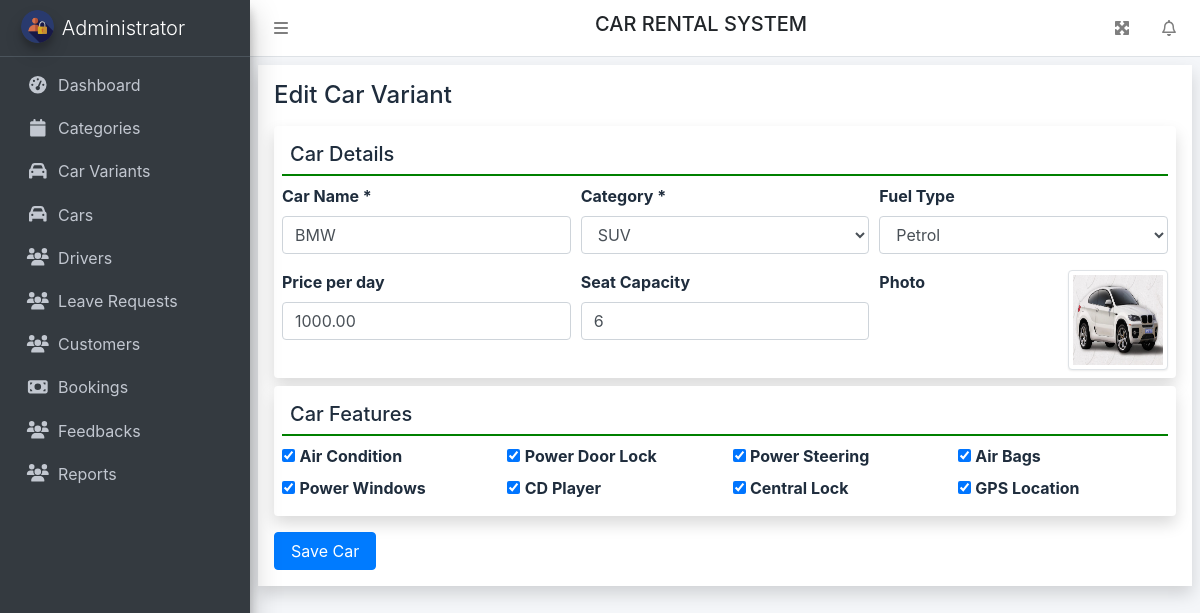
Page /editcar.php?vid=1 on the committed database.
### tables this page shows
CREATE TABLE `variants` (
  `cid` int NOT NULL,
  `title` varchar(30) NOT NULL,
  `price` decimal(12,2) NOT NULL,
  `fueltype` varchar(20) NOT NULL,
  `capacity` int NOT NULL,
  `ac` tinyint(1) NOT NULL,
  `powerdoorlock` tinyint(1) NOT NULL,
  `powersteering` tinyint(1) NOT NULL,
  `airbag` tinyint(1) NOT NULL,
  `powerwindows` tinyint(1) NOT NULL,
  `cdplayer` tinyint(1) NOT NULL,
  `centrallock` tinyint(1) NOT NULL,
  `gps` tinyint(1) NOT NULL,
  `photo` varchar(100) NOT NULL,
  `createdon` datetime NOT NULL DEFAULT CURRENT_TIMESTAMP,
  `category_id` int NOT NULL
);

CREATE TABLE `categories` (
  `id` int NOT NULL,
  `catname` varchar(30) DEFAULT NULL,
  `description` varchar(2000) DEFAULT NULL,
  `photo` varchar(100) NOT NULL
);

### dbfun.php (called while the page is built, shortened)
<?php
function connect() {
    $link = mysqli_connect(HOST, USER, PASSWORD, DBNAME) or die("Error " . mysqli_connect_error());
    return $link;
}
function allrecords($table) {
    $link = connect();
    $result = mysqli_query($link, "SELECT * FROM $table") or die("Error " . mysqli_error($link));
    $rows = [];
    while ($row = mysqli_fetch_assoc($result)) {
        $rows[] = $row;
    }
    return $rows;
}
function single($table, $condition) {
    $link = connect();
    $result = mysqli_query($link, "SELECT * FROM $table WHERE $condition limit 1")
            or die("Error " . mysqli_error($link));
    $row = mysqli_fetch_assoc($result);
    return $row;
}

### editcar.php (the view, shortened to what this page needs)
<?php include_once 'aheader.php';
$vid=$_GET["vid"];
$v=single("variants","cid='$vid'");
extract($v);
?>
<h4 class="p-2">Edit Car Variant</h4>
<form method="POST" action="updatevariant.php">
    <div class="card p-2 m-2 shadow">
        <h5 class="p-2" style="border-bottom: 2px solid green;">Car Details</h5>
        <div class="form-row">
            <div class="col-sm-4">
                <div class="form-group">
                    <label>Car Name *</label>
                    <input type="text" name="title" value="<?= $title ?>" required class="form-control">
                </div>
            </div>
            <div class="col-sm-4">
                <div class="form-group">
                    <label>Category *</label>
                    <select name="cid" required class="form-control">
                        <?php foreach(allrecords("categories") as $c)
                        { ?>
                        <option <?= $c["id"]==$category_id ?"selected":""?> value="<?= $c["id"] ?>"><?= $c["catname"] ?></option>
                        <?php }?>
                    </select>
                </div>
            </div>
            <div class="col-sm-4">
                <div class="form-group">
                    <label>Fuel Type</label>
                    <select name="fueltype" required class="form-control">
                        <option <?= $fueltype=="Petrol" ?"selected":""?>>Petrol</option>
                    </select>
                </div>
            </div>
            <div class="col-sm-4">
                <div class="form-group">
                    <label>Price per day</label>
                    <input type="text" name="price" value="<?= $price ?>" class="form-control">
                </div>
            </div>
            <div class="col-sm-4">
                <div class="form-group">
                    <label>Seat Capacity</label>
                    <input type="text" name="capacity" value="<?= $capacity ?>" class="form-control">
                </div>
            </div>
            <div class="col-sm-4">
                <div class="form-group">
                    <label>Photo</label>
                    <img src="<?= $photo ?>" id="pic" class="img-thumbnail float-right" style="height:100px;width:100px;">
                </div>
            </div>
        </div>
    </div>
    <div class="card p-2 m-2 shadow">
        <h5 class="p-2" style="border-bottom: 2px solid green;">Car Features</h5>
        <div class="row">
            <div class="col-sm-3">
                <input type="checkbox" name="ac" id="ac" value="1" <?= $ac==1 ? "checked":"" ?> class="form-control-check">
                <label for="ac">Air Condition</label>
            </div>
            <div class="col-sm-3">
                <input type="checkbox" name="powerdoorlock" value="1" <?= $powerdoorlock==1 ? "checked":"" ?> id="powerdoorlock" class="form-control-check">
                <label for="powerdoorlock">Power Door Lock</label>
            </div>
            <div class="col-sm-3">
                <input type="checkbox" name="powersteering" value="1" <?= $powersteering==1 ? "checked":"" ?> id="powersteering" class="form-control-check">
                <label for="powersteering">Power Steering</label>
            </div>
            <div class="col-sm-3">
                <input type="checkbox" name="airbag" id="airbag" <?= $airbag==1 ? "checked":"" ?> value="1" class="form-control-check">
                <label for="airbag">Air Bags</label>
            </div>
            <div class="col-sm-3">
                <input type="checkbox" name="powerwindows" value="1" <?= $powerwindows==1 ? "checked":"" ?> id="powerwindows" class="form-control-check">
                <label for="powerwindows">Power Windows</label>
            </div>
            <div class="col-sm-3">
                <input type="checkbox" name="cdplayer" id="cdplayer" <?= $cdplayer==1 ? "checked":"" ?> value="1" class="form-control-check">
                <label for="cdplayer">CD Player</label>
            </div>
            <div class="col-sm-3">
                <input type="checkbox" name="centrallock" value="1" <?= $centrallock==1 ? "checked":"" ?> id="centrallock" class="form-control-check">
                <label for="centrallock">Central Lock</label>
            </div>
            <div class="col-sm-3">
                <input type="checkbox" name="gps" id="gps" <?= $gps==1 ? "checked":"" ?> value="1" class="form-control-check">
                <label for="gps">GPS Location</label>
            </div>
        </div>
    </div>
    <input type="submit" value="Save Car" class="m-2 px-3 btn btn-primary">
</form>
<?php include_once 'afooter.php'; ?>

### rows in the picture
variants: title "BMW", cid "SUV", fueltype "Petrol", price "1000.00", capacity "6", photo (picture), ac "☑", powerdoorlock "☑", powersteering "☑", airbag "☑", powerwindows "☑", cdplayer "☑", centrallock "☑", gps "☑"
